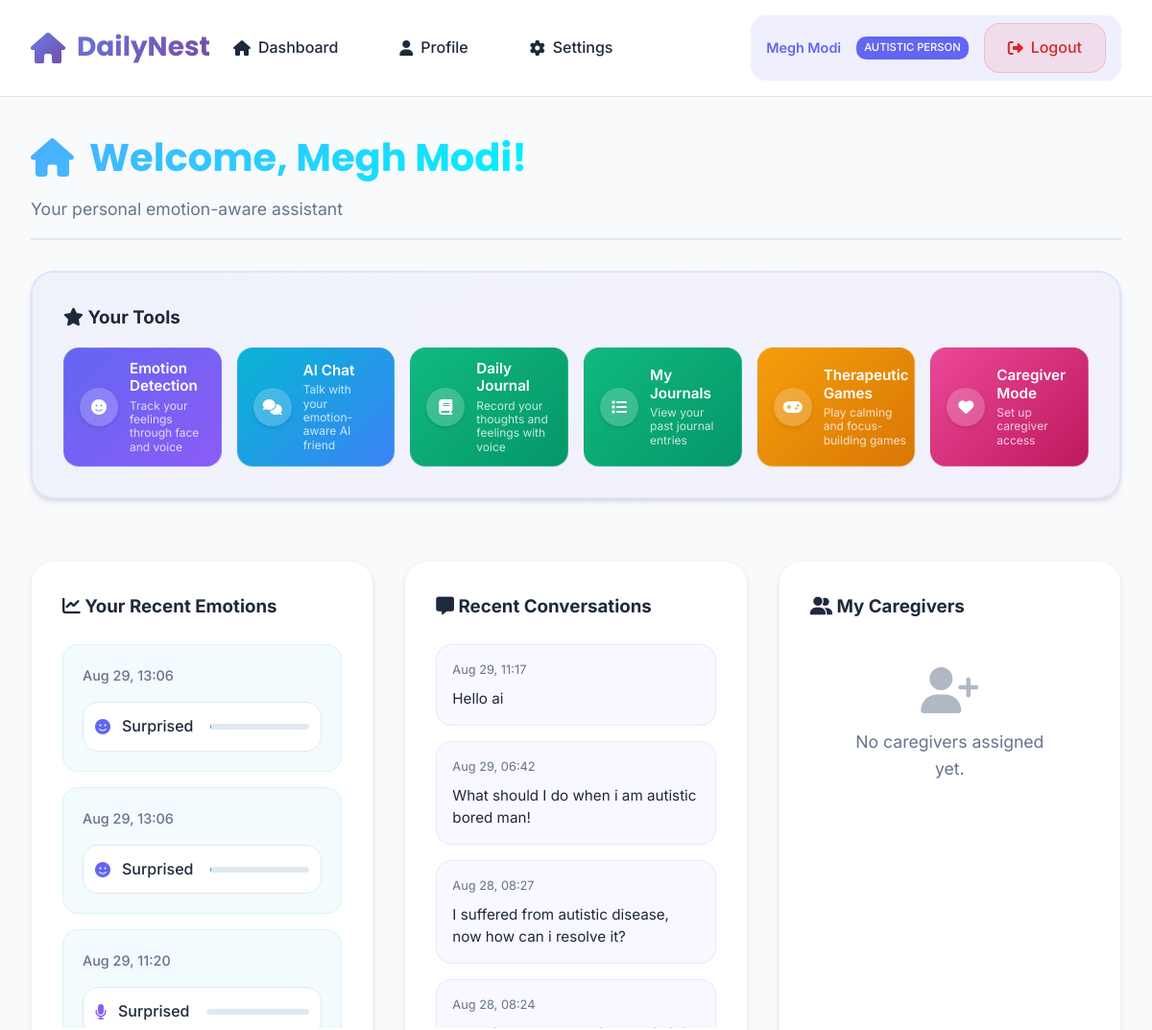
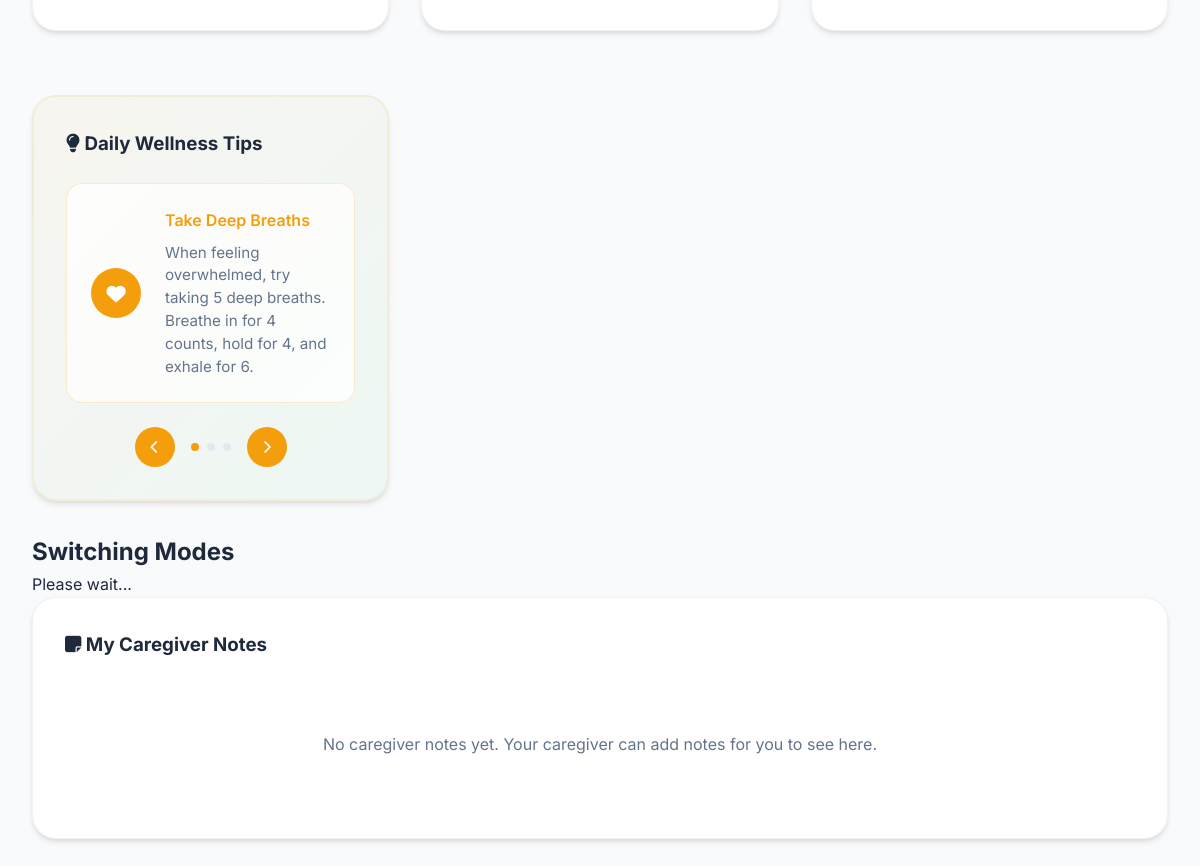
/autistic-dashboard/ (signed in), run on the app's committed database (2 pictures, top to bottom).
### DailyNest/models.py (models this page shows, shortened)
class CustomUser(AbstractUser):
    ROLE_CHOICES = [
        ('admin', 'Admin'),
        ('autistic_person', 'Autistic Person'),
    ]
    name = models.CharField(max_length=150, help_text="Full name of the user")
    email = models.EmailField(unique=True, help_text="Email address for login")
    role = models.CharField(max_length=20, choices=ROLE_CHOICES, default='autistic_person')
    created_at = models.DateTimeField(auto_now_add=True)
    caregiver_pin = models.CharField(max_length=128, blank=True, null=True, help_text="6-digit PIN for caregiver mode access")
    caregiver_mode_enabled = models.BooleanField(default=False, help_text="Whether caregiver mode is set up")
    phone = models.CharField(max_length=20, blank=True, null=True, help_text="Phone number")
    date_of_birth = models.DateField(blank=True, null=True, help_text="Date of birth")
    address = models.TextField(blank=True, null=True, help_text="Home address")
    emergency_contact = models.CharField(max_length=150, blank=True, null=True, help_text="Emergency contact name")
    emergency_phone = models.CharField(max_length=20, blank=True, null=True, help_text="Emergency contact phone")
    bio = models.TextField(blank=True, null=True, help_text="Personal bio or notes")
    profile_picture = models.ImageField(upload_to='profile_pics/', blank=True, null=True, help_text="Profile picture")
    USERNAME_FIELD = 'email'
    REQUIRED_FIELDS = ['username', 'name']

class EmotionRecord(models.Model):
    EMOTION_CHOICES = [
        ('happy', 'Happy'),
        ('sad', 'Sad'),
        ('angry', 'Angry'),
        ('surprised', 'Surprised'),
        ('neutral', 'Neutral'),
        ('calm', 'Calm'),
        ('excited', 'Excited'),
        ('fear', 'Fear'),
        ('disgust', 'Disgust'),
    ]
    user = models.ForeignKey('CustomUser', on_delete=models.CASCADE, null=True, blank=True)
    timestamp = models.DateTimeField(default=timezone.now, db_index=True)
    face_emotion = models.CharField(max_length=50, choices=EMOTION_CHOICES, null=True, blank=True)
    voice_emotion = models.CharField(max_length=50, choices=EMOTION_CHOICES, null=True, blank=True)
    face_confidence = models.FloatField(default=0.0, help_text="Confidence score for face emotion (0-1)")
    voice_confidence = models.FloatField(default=0.0, help_text="Confidence score for voice emotion (0-1)")
    notes = models.TextField(blank=True)
    class Meta:
        ordering = ['-timestamp']
        indexes = [
            models.Index(fields=['timestamp']),
            models.Index(fields=['face_emotion']),
            models.Index(fields=['voice_emotion']),
        ]

class ChatMessage(models.Model):
    SENDER_CHOICES = [
        ('user', 'User'),
        ('bot', 'Bot'),
    ]
    user = models.ForeignKey('CustomUser', on_delete=models.CASCADE, null=True, blank=True)
    sender = models.CharField(max_length=10, choices=SENDER_CHOICES)
    message = models.TextField()
    timestamp = models.DateTimeField(default=timezone.now)
    emotion_context = models.ForeignKey(EmotionRecord, on_delete=models.SET_NULL, null=True, blank=True)
    is_bot = models.BooleanField(default=False)

### DailyNest/views.py (the view)
# urls.py: path('autistic-dashboard/', views.autistic_dashboard, name='autistic_dashboard'),
@login_required
def autistic_dashboard(request):
    from .models import CareRelationship
    recent_emotions = EmotionRecord.objects.filter(user=request.user).order_by('-timestamp')[:5]
    recent_chats = ChatMessage.objects.filter(sender='user').order_by('-timestamp')[:5]
    caregiver_relationships = CareRelationship.objects.filter(
        autistic_person=request.user,
        is_active=True
    ).select_related('caregiver')
    show_emotion_check = False
    if request.user.is_authenticated:
        preference = UserPreference.objects.get_or_create(user=request.user)[0]
        if not preference.skip_emotion_checks:
            last_check = preference.last_emotion_check
            interval = preference.emotion_check_interval
            now = timezone.now()
            user_just_logged_in = False
            if hasattr(request.user, 'last_login') and request.user.last_login:
                time_since_login = now - request.user.last_login
                user_just_logged_in = time_since_login.total_seconds() < 300  # 5 minutes
            if interval == 0:
                show_emotion_check = False
            elif interval == -2:
                if user_just_logged_in:
                    show_emotion_check = True
            elif interval == -1:
                current_hour = now.hour
                if 8 <= current_hour <= 10:
                    if last_check is None or last_check.date() < now.date():
                        show_emotion_check = True
            elif interval > 0:
                if last_check is None or (now - last_check) > timedelta(hours=interval):
                    show_emotion_check = True
            if user_just_logged_in and interval != -2:
                if last_check is None or last_check.date() < now.date():
                    show_emotion_check = True
    context = {
        'recent_emotions': recent_emotions,
        'recent_chats': recent_chats,
        'caregiver_relationships': caregiver_relationships,
        'show_emotion_check': show_emotion_check,
    }
    return render(request, 'dashboards/autistic_dashboard.html', context)

### DailyNest/templates/dashboards/autistic_dashboard.html (shortened to what this page needs)
{% extends 'base.html' %}
{% load static %}
{% block content %}
<div class="dashboard-header">
    <div class="dashboard-title">
        <h1><i class="fas fa-home"></i> Welcome, {{ user.name }}!</h1>
        <p>Your personal emotion-aware assistant</p>
    </div>
</div>
<div class="dashboard-grid">
    <div class="card featured-card">
        <h3><i class="fas fa-star"></i> Your Tools</h3>
        <div class="tools-grid">
            <a href="{% url 'emotion' %}" class="tool-card primary">
                <div class="tool-icon">
                    <i class="fas fa-smile"></i>
                </div>
                <div class="tool-content">
                    <h4>Emotion Detection</h4>
                    <p>Track your feelings through face and voice</p>
                </div>
            </a>
            <a href="{% url 'chat' %}" class="tool-card secondary">
                <div class="tool-icon">
                    <i class="fas fa-comments"></i>
                </div>
                <div class="tool-content">
                    <h4>AI Chat</h4>
                    <p>Talk with your emotion-aware AI friend</p>
                </div>
            </a>
            <a href="{% url 'daily_journal' %}" class="tool-card tertiary">
                <div class="tool-icon">
                    <i class="fas fa-book"></i>
                </div>
                <div class="tool-content">
                    <h4>Daily Journal</h4>
                    <p>Record your thoughts and feelings with voice</p>
                </div>
            </a>
            <a href="{% url 'journal_list' %}" class="tool-card tertiary">
                <div class="tool-icon">
                    <i class="fas fa-list"></i>
                </div>
                <div class="tool-content">
                    <h4>My Journals</h4>
                    <p>View your past journal entries</p>
                </div>
            </a>
            <a href="{% url 'games_hub' %}" class="tool-card quaternary">
                <div class="tool-icon">
                    <i class="fas fa-gamepad"></i>
                </div>
                <div class="tool-content">
                    <h4>Therapeutic Games</h4>
                    <p>Play calming and focus-building games</p>
                </div>
            </a>
            <a href="{% url 'caregiver_mode_setup' %}" class="tool-card caregiver-mode" onclick="showModeTransition(event, 'Caregiver Mode', 'Switching to caregiver access...')">
                <div class="tool-icon">
                    <i class="fas fa-heart"></i>
                </div>
                <div class="tool-content">
                    <h4>Caregiver Mode</h4>
                    <p>Set up caregiver access</p>
                </div>
            </a>
        </div>
    </div>
    <div class="card">
        <h3><i class="fas fa-chart-line"></i> Your Recent Emotions</h3>
        <div class="emotions-list">
            {% for emotion in recent_emotions %}
                <div class="emotion-card">
                    <div class="emotion-time">
                        {{ emotion.timestamp|date:"M d, H:i" }}
                    </div>
                    <div class="emotion-content">
                        {% if emotion.face_emotion %}
                            <div class="emotion-item face">
                                <i class="fas fa-smile"></i>
                                <span>{{ emotion.face_emotion|title }}</span>
                                <div class="confidence-bar">
                                </div>
                            </div>
                        {% endif %}
                        {% if emotion.voice_emotion %}
                            <div class="emotion-item voice">
                                <i class="fas fa-microphone"></i>
                                <span>{{ emotion.voice_emotion|title }}</span>
                                <div class="confidence-bar">
                                </div>
                            </div>
                        {% endif %}
                    </div>
                </div>
            {% empty %}
                <div class="empty-state">
                    <i class="fas fa-smile"></i>
                    <p>No emotions recorded yet. Try the emotion detection tool!</p>
                    <a href="{% url 'emotion' %}" class="btn btn-primary">Start Tracking</a>
                </div>
            {% endfor %}
        </div>
    </div>
    <div class="card">
        <h3><i class="fas fa-message"></i> Recent Conversations</h3>
        <div class="chats-list">
            {% for chat in recent_chats %}
                <div class="chat-card">
                    <div class="chat-time">
                        {{ chat.timestamp|date:"M d, H:i" }}
                    </div>
                    <div class="chat-message">
                        {{ chat.message|truncatewords:15 }}
                    </div>
                </div>
            {% empty %}
                <div class="empty-state">
                    <i class="fas fa-comments"></i>
                    <p>No conversations yet. Start chatting with your AI friend!</p>
                    <a href="{% url 'chat' %}" class="btn btn-primary">Start Chatting</a>
                </div>
            {% endfor %}
        </div>
    </div>
    <div class="card">
        <h3><i class="fas fa-user-friends"></i> My Caregivers</h3>
        <div class="caregivers-list">
            {% for relationship in caregiver_relationships %}
                <div class="caregiver-card">
                    <div class="caregiver-info">
                        <div class="caregiver-avatar">
                            {% if relationship.caregiver.profile_picture %}
                                <img src="{{ relationship.caregiver.profile_picture.url }}" alt="{{ relationship.caregiver.name }}">
                            {% else %}
                                <i class="fas fa-user-circle"></i>
                            {% endif %}
                        </div>
                        <div class="caregiver-details">
                            <h4>{{ relationship.caregiver.name }}</h4>
                            <p class="caregiver-role">{{ relationship.get_relationship_type_display }}</p>
                            <p class="caregiver-contact">{{ relationship.caregiver.email }}</p>
                            {% if relationship.caregiver.phone %}
                                <p class="caregiver-phone">{{ relationship.caregiver.phone }}</p>
                            {% endif %}
                        </div>
                    </div>
                </div>
            {% empty %}
                <div class="empty-state">
                    <i class="fas fa-user-plus"></i>
                    <p>No caregivers assigned yet.</p>
                </div>
            {% endfor %}
        </div>
    </div>
    <div class="card tips-card">
        <h3><i class="fas fa-lightbulb"></i> Daily Wellness Tips</h3>
        <div class="tips-carousel">
            <div class="tip-item active">
                <div class="tip-icon">
                    <i class="fas fa-heart"></i>
                </div>
                <div class="tip-content">
                    <h4>Take Deep Breaths</h4>
                    <p>When feeling overwhelmed, try taking 5 deep breaths. Breathe in for 4 counts, hold for 4, and exhale for 6.</p>
                </div>
            </div>
        </div>
        <div class="tip-controls">
            <button class="tip-btn" onclick="previousTip()">
                <i class="fas fa-chevron-left"></i>
            </button>
            <div class="tip-indicators">
                <span class="indicator active"></span>
                <span class="indicator"></span>
                <span class="indicator"></span>
            </div>
            <button class="tip-btn" onclick="nextTip()">
                <i class="fas fa-chevron-right"></i>
            </button>
        </div>
    </div>
</div>
<div id="modeTransition" class="mode-transition">
    <div class="mode-transition-content">
        <h2 id="transitionTitle">Switching Modes</h2>
        <p id="transitionMessage">Please wait...</p>
    </div>
</div>
{% if user.caregiver_mode_enabled %}
<div class="card">
    <h3><i class="fas fa-sticky-note"></i> My Caregiver Notes</h3>
    <div class="caregiver-notes-list">
        {% for note in caregiver_notes %}
            <div class="caregiver-note">
                <div class="note-header">
                    <div class="note-date">{{ note.created_at|date:"M d, Y H:i" }}</div>
                    <div class="note-priority priority-{{ note.priority }}">{{ note.priority|title }}</div>
                </div>
                <div class="note-content">
                    <h4>{{ note.title }}</h4>
                    <p>{{ note.content }}</p>
                </div>
                {% if note.scheduled_for %}
                <div class="note-schedule">
                    <i class="fas fa-clock"></i>
                    Scheduled for: {{ note.scheduled_for|date:"M d, Y H:i" }}
                </div>
                {% endif %}
            </div>
        {% empty %}
            <p class="empty-state">No caregiver notes yet. Your caregiver can add notes for you to see here.</p>
        {% endfor %}
    </div>
</div>
{% endif %}
{% endblock %}

### DailyNest/templates/base.html (shortened to what this page needs)
{% load static %}
<!DOCTYPE html>
<html lang="en">
<head>
    <link rel="stylesheet" href="https://cdnjs.cloudflare.com/ajax/libs/font-awesome/6.4.0/css/all.min.css">
</head>
<body data-theme="light" data-font-size="medium" data-reduce-animations="false">
    <nav class="navbar">
        <a href="/" class="navbar-brand">
            <i class="fas fa-home"></i>
            DailyNest
        </a>
        <div class="navbar-links">
            {% if user.is_authenticated %}
                <a href="/" class="nav-link">
                    <i class="fas fa-home"></i>
                    <span>Dashboard</span>
                </a>
                <a href="{% url 'profile' %}" class="nav-link">
                    <i class="fas fa-user"></i>
                    <span>Profile</span>
                </a>
                <a href="{% url 'emotion_settings' %}" class="nav-link">
                    <i class="fas fa-cog"></i>
                    <span>Settings</span>
                </a>
                <div class="user-menu">
                    <span class="user-greeting">{{ user.name }}</span>
                    <div class="user-role-badge">{{ user.get_role_display }}</div>
                    <a href="{% url 'logout' %}" class="nav-link logout-link">
                        <i class="fas fa-sign-out-alt"></i>
                        <span>Logout</span>
                    </a>
                </div>
            {% endif %}
        </div>
    </nav>
    <main class="main-content">
        <div class="container">
            {% block content %}{% endblock %}
        </div>
    </main>
</body>
</html>

### data on the page
CustomUser: name "Megh Modi", role "AUTISTIC PERSON"
EmotionRecord: timestamp "Aug 29, 13:06", face_emotion "Surprised"
EmotionRecord: timestamp "Aug 29, 13:06", face_emotion "Surprised"
EmotionRecord: timestamp "Aug 29, 11:20", voice_emotion "Surprised"
ChatMessage: timestamp "Aug 29, 11:17", message "Hello ai"
ChatMessage: timestamp "Aug 29, 06:42", message "What should I do when i am autistic bored man!"
ChatMessage: timestamp "Aug 28, 08:27", message "I suffered from autistic disease, now how can i resolve it?"
ChatMessage: timestamp "Aug 28, 08:24"
